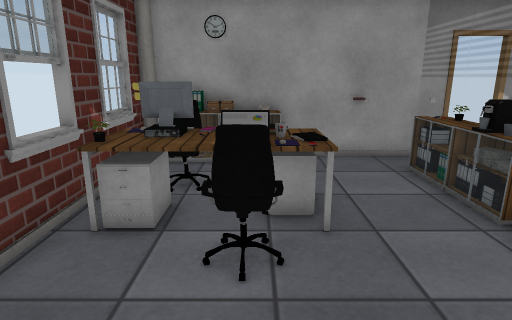
view 1 (above)

13 first-person views from a walk through a 3-D level made in the Unity game engine. The camera is 1.4 m above the floor, tilts 14° down and sees 75° across. Doors are open. The floor is counted in squares, 0.5 m on a side. Each view is taken from the middle of a square. On the plan, view 1 faces up. The plan holds only what a view shows up to about 20 squares ahead; the rest is blank. Some surface patterns are stand-ins.

view 2
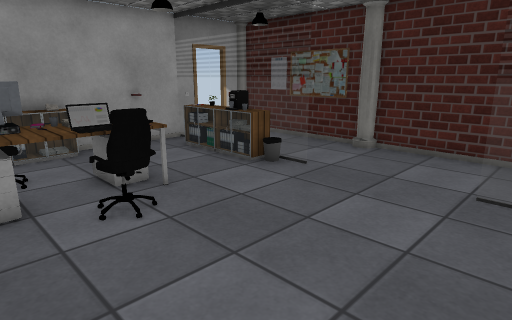

view 3
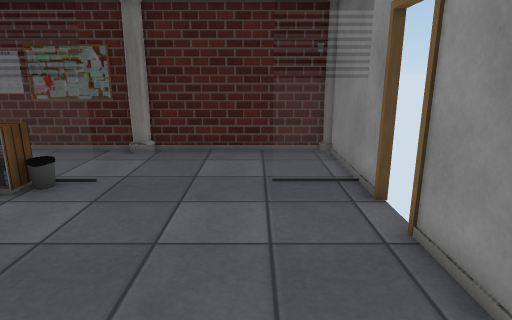

view 4
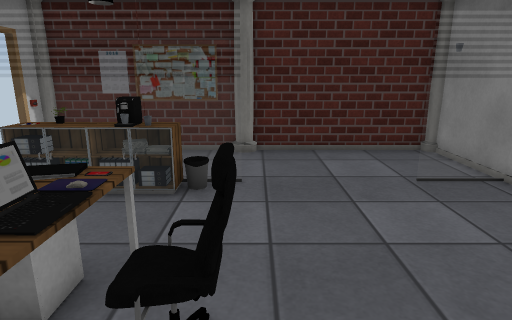

view 5
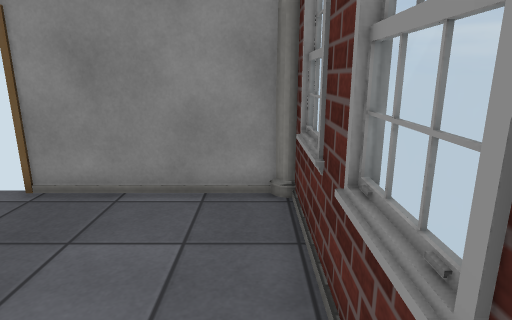

view 6
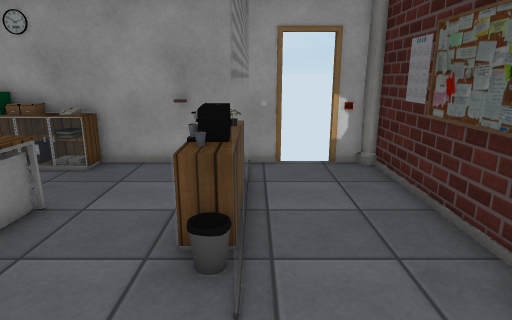

view 7
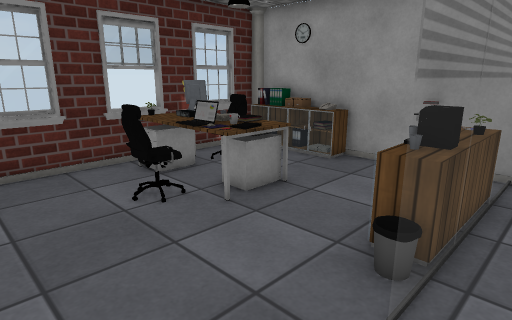

view 8
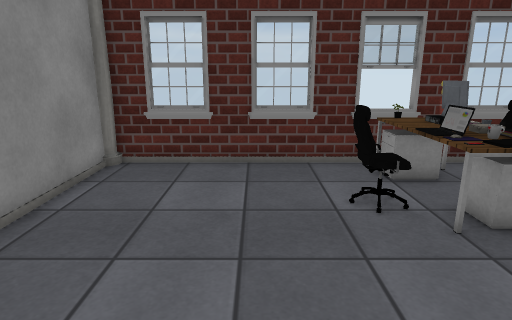

view 9
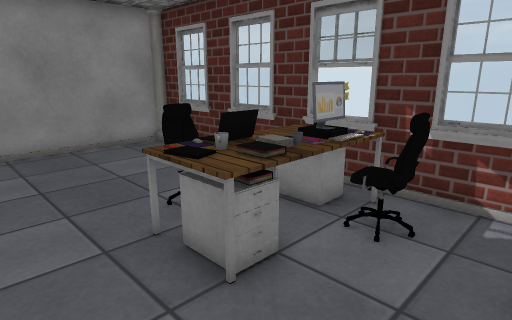

view 10
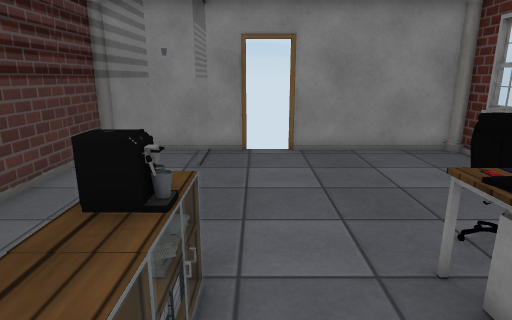

view 11
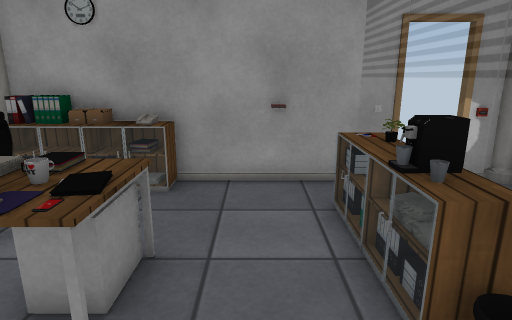

view 12
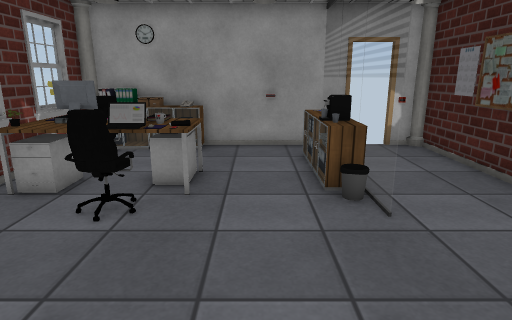

view 13
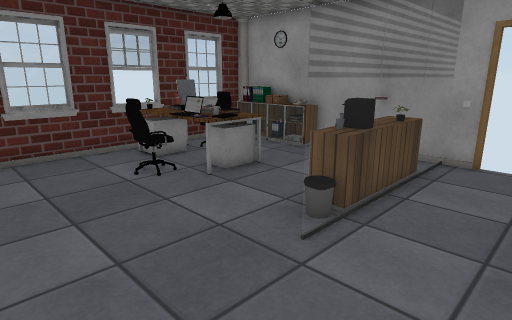

### Floor plan
Key: @ floor where view 1 was taken; # wall or solid block; . floor; D open door; = window, fence, low wall or low ledge; B box; C cabinet; P phone; H chair; L plant; T table; M computer; A machine; E laptop; U column; O other object.
Columns run from 4 left of view 1 to 10 right of it. Each row starts with its distance up from view 1.
 12 ##OB######ODDOU
 11 #CBBPC....=...#
 10 =........C=...#
  9 # HH.....L=...#
  8 #TOOTT...C=...#
  7 #TMOTO..AC=...#
  6 #OTEEP...C=...#
  5 #..HH.... =...#
  4 #..HH.....=...U
  3 =.............#
  2 #.............#
  1 #.............#
  0 =...@.....=...#
 -1 =.........=...#
 -2 #.........=...#
 -3 #######DD######

Positions as (right, up) in squares from view 1, and headings:
1: (0, 0), facing up
2: (-3, -2), facing up-right
3: (-3, 0), facing right
4: (-3, 4), facing right
5: (-3, 5), facing down
6: (6, 1), facing up
7: (7, 1), facing up-left
8: (7, 2), facing left
9: (4, 11), facing down-left
10: (4, 10), facing down
11: (3, 3), facing up
12: (3, -2), facing up
13: (9, 0), facing up-left
